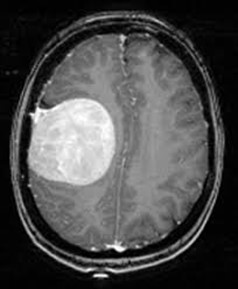
%> input picture Lab 4/Picture1.jpg, 238 x 289 px
$ octave p1.m   (GNU Octave 9; MATLAB toolbox functions it lacks are replaced by stand-ins)
%> lines starting %> are read from the running program, lines starting %| are printed output that depends on the picture
img = imread("Picture1.jpg");
%> img is the input picture: size 289x238x3 uint8; min 0, max 255, mean 75.8

if size(img,3) == 3

   img = rgb2gray(img);
%> img: size 289x238 uint8

end

noisy_img = imnoise(img, 'salt & pepper', 0.02);

se = ones(3,3);

min_filtered_img = ordfilt2(noisy_img, 1, se);
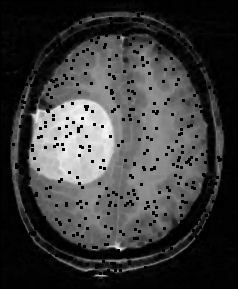
%> min_filtered_img: size 289x238 uint8; min 0, max 249, mean 59.8

max_filtered_img = ordfilt2(noisy_img, 9, se);
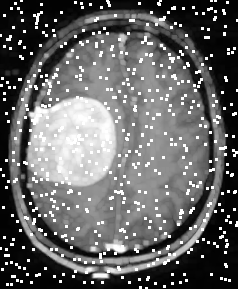
%> max_filtered_img: size 289x238 uint8; min 0, max 255, mean 101.3

figure;

subplot(2,2,1), imshow(img), title('Original Image');

subplot(2,2,2), imshow(noisy_img), title('Noisy Image (Salt & Pepper)');

subplot(2,2,3), imshow(min_filtered_img), title('Min Filtered Image');

subplot(2,2,4), imshow(max_filtered_img), title('Max Filtered Image');

$ run again, with Lab 4/Picture3.jpg copied over Lab 4/Picture1.jpg
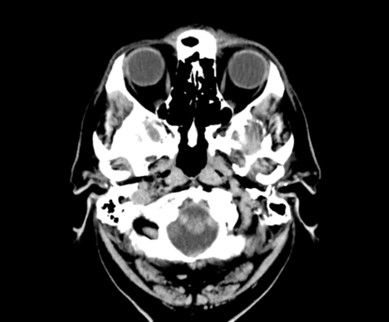
%> input picture Lab 4/Picture3.jpg, 389 x 322 px
%> img is the input picture: size 322x389x3 uint8; min 0, max 255, mean 51.3
%> img: size 322x389 uint8
%> `min_filtered_img = ordfilt2(noisy_img, 1, se);`:
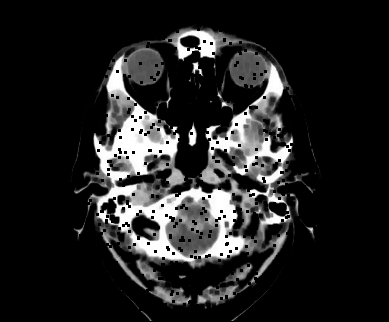
%> min_filtered_img: size 322x389 uint8; min 0, max 255, mean 35.3
%> `max_filtered_img = ordfilt2(noisy_img, 9, se);`:
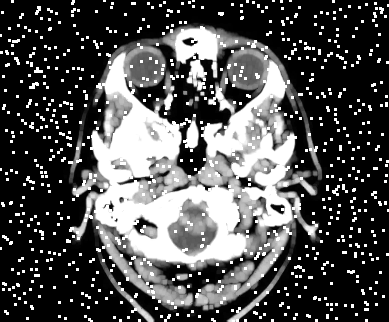
%> max_filtered_img: size 322x389 uint8; min 0, max 255, mean 80.5
